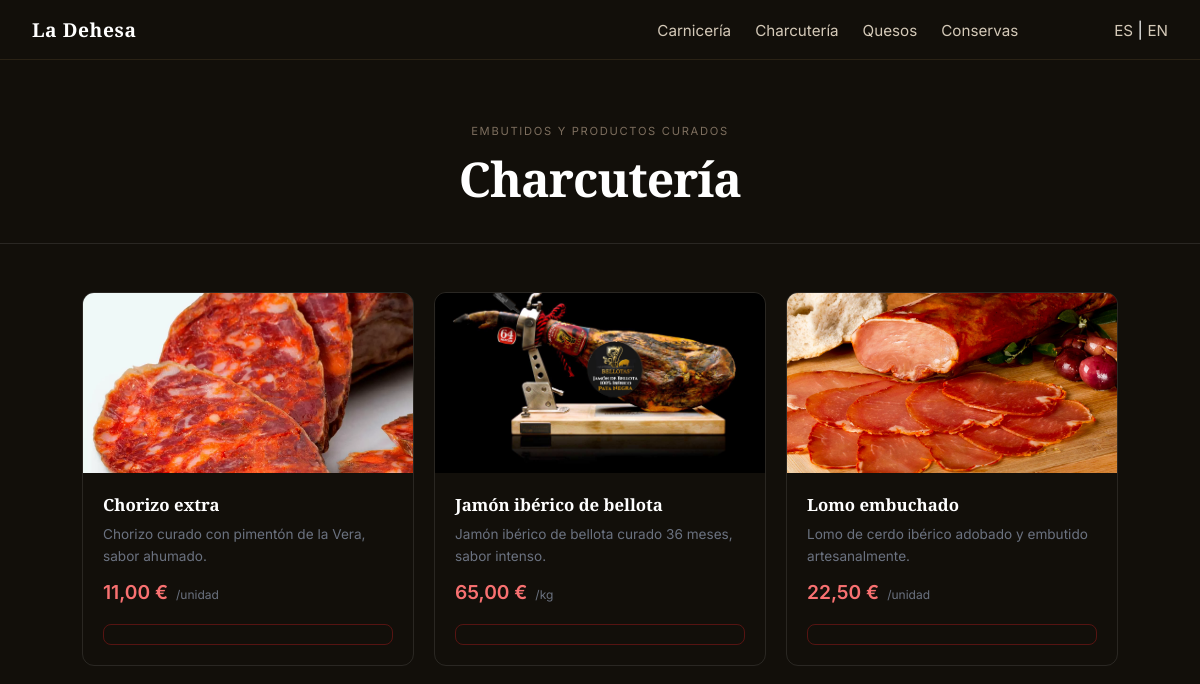
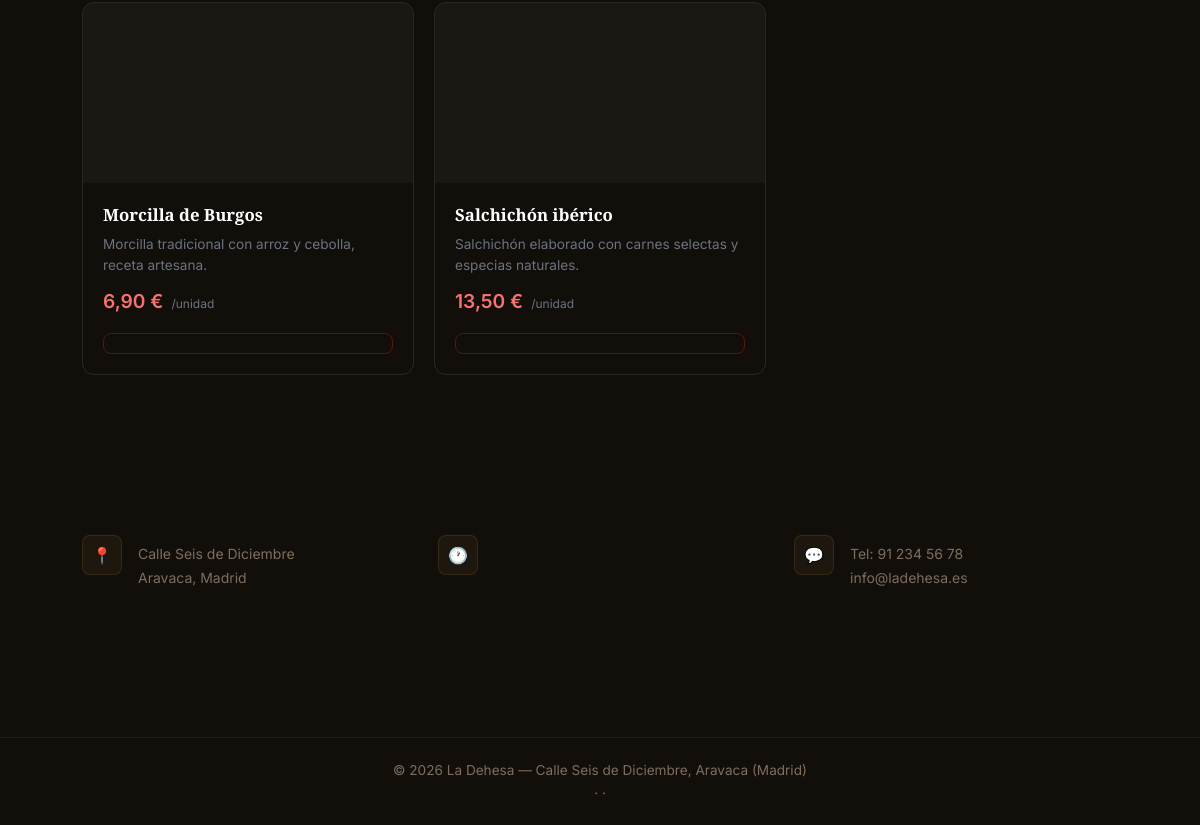
/app/views/catalogo/charcuteria.php, run on an earlier commit of the app's database (2 pictures, top to bottom).
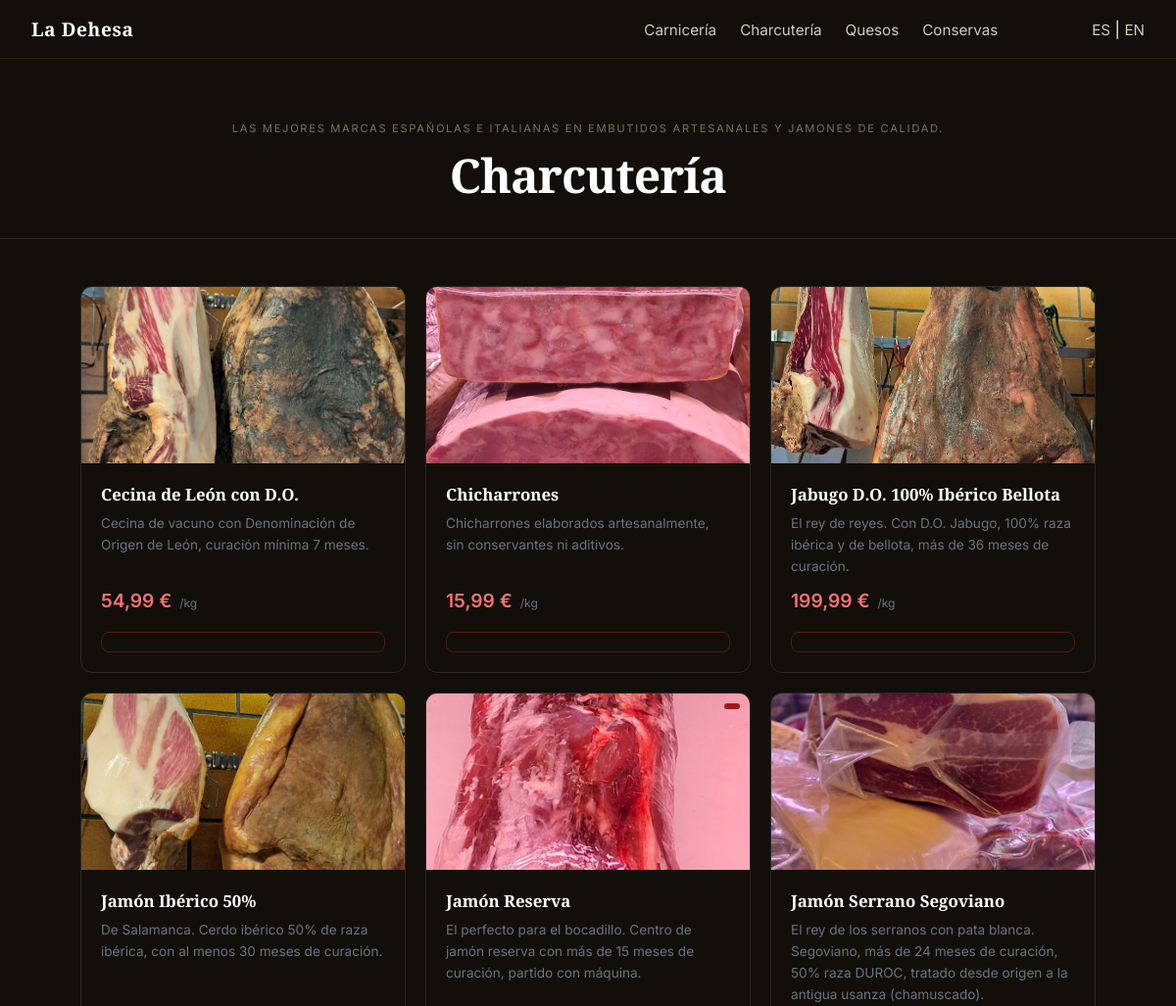
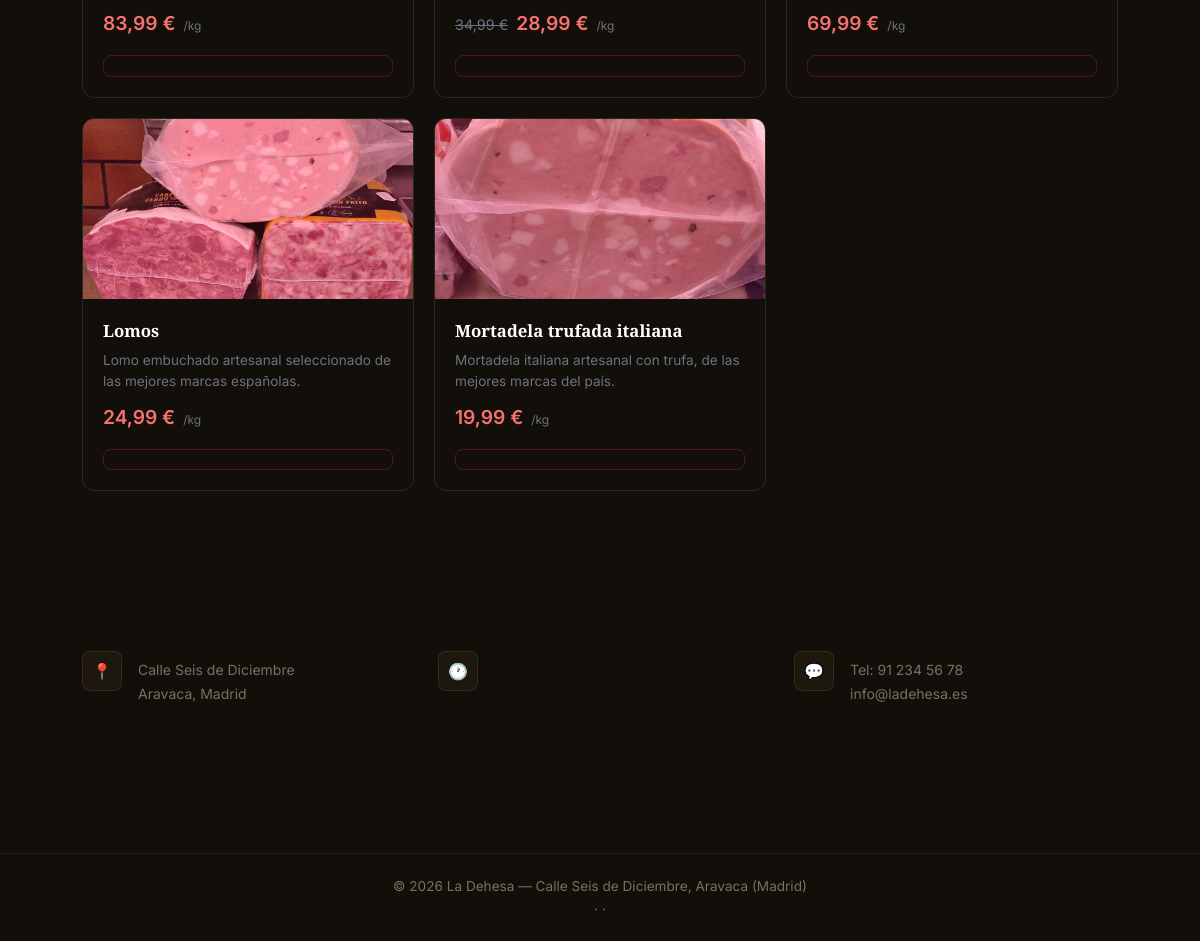
And on a later commit of the database (2 pictures, top to bottom).
### tables this page shows
CREATE TABLE secciones (
    id INT UNSIGNED AUTO_INCREMENT PRIMARY KEY,
    nombre VARCHAR(100) NOT NULL,
    slug VARCHAR(100) NOT NULL UNIQUE,
    descripcion TEXT,
    orden TINYINT UNSIGNED NOT NULL DEFAULT 0
);

CREATE TABLE productos (
    id INT UNSIGNED AUTO_INCREMENT PRIMARY KEY,
    id_seccion INT UNSIGNED NOT NULL,
    nombre VARCHAR(200) NOT NULL,
    descripcion TEXT,
    precio DECIMAL(10,2) NOT NULL,
    unidad_medida ENUM('kg','g','100g','unidad','bandeja','pack','blister') NOT NULL DEFAULT 'unidad',
    stock DECIMAL(10,3) NOT NULL DEFAULT 0,
    foto VARCHAR(255),
    disponible TINYINT(1) NOT NULL DEFAULT 1,
    created_at TIMESTAMP DEFAULT CURRENT_TIMESTAMP,
    FOREIGN KEY (id_seccion) REFERENCES secciones(id) ON DELETE CASCADE
);

CREATE TABLE promociones (
    id INT UNSIGNED AUTO_INCREMENT PRIMARY KEY,
    id_producto INT UNSIGNED NOT NULL,
    descripcion TEXT,
    precio_promocional DECIMAL(10,2) NOT NULL,
    activa TINYINT(1) NOT NULL DEFAULT 1,
    fecha_inicio DATE,
    fecha_fin DATE,
    FOREIGN KEY (id_producto) REFERENCES productos(id) ON DELETE CASCADE
);

### app/models/Producto.php (called while the page is built, shortened)
<?php
class Producto {
    public static function seccion($pdo, $slug) {
        $stmt = $pdo->prepare("SELECT * FROM secciones WHERE slug = ? LIMIT 1");
        $stmt->execute([$slug]);
        $resultado = $stmt->fetch();
        if ($resultado) {
            return $resultado;
        }
        return null;
    }
    public static function porSeccion($pdo, $idSeccion) {
        $sql = "SELECT p.*, pr.id AS id_promo, pr.precio_promocional
                FROM productos p
                LEFT JOIN promociones pr ON pr.id_producto = p.id
                    AND pr.activa = 1
                    AND CURDATE() BETWEEN pr.fecha_inicio AND pr.fecha_fin
                WHERE p.id_seccion = ? AND p.disponible = 1
                ORDER BY p.nombre";
        $stmt = $pdo->prepare($sql);
        $stmt->execute([$idSeccion]);
        return $stmt->fetchAll();
    }
}

### app/views/catalogo/charcuteria.php (the view, shortened to what this page needs)
<?php
require_once __DIR__ . '/../../../config/db.php';
require_once __DIR__ . '/../../models/Producto.php';
$slug = 'charcuteria';
$seccion = Producto::seccion($pdo, $slug);
$productos = Producto::porSeccion($pdo, $seccion['id']);
require __DIR__ . '/../layout/header.php';
?>
<link rel="stylesheet" href="/Carniceria/crm/public/css/catalogo.css">
<div class="catalogo-header">
    <p class="secciones-tag"><?= htmlspecialchars($seccion['descripcion']) ?></p>
    <h1>Charcutería</h1>
</div>
<div class="catalogo-grid">
    <?php foreach ($productos as $p): ?>
        <?php $enPromo = $p['precio_promocional'] != null; ?>
        <div class="producto-card" id="card-<?= $p['id'] ?>">
            <div class="producto-foto">
                <?php if ($p['foto']): ?>
                    <img src="/Carniceria/crm/public/img/productos/charcuteria/<?= htmlspecialchars($p['foto']) ?>"
                         alt="<?= htmlspecialchars($p['nombre']) ?>">
                <?php endif; ?>
                <?php if ($enPromo): ?>
                    <span class="badge-oferta"><?= $t['badge_oferta'] ?></span>
                <?php endif; ?>
            </div>
            <div class="producto-info">
                <h3><?= htmlspecialchars($p['nombre']) ?></h3>
                <p><?= htmlspecialchars($p['descripcion']) ?></p>
                <div class="producto-precio">
                    <?php if ($enPromo): ?>
                        <span class="precio-original"><?= number_format($p['precio'], 2, ',', '.') ?> €</span>
                        <span class="precio-actual"><?= number_format($p['precio_promocional'], 2, ',', '.') ?> €</span>
                    <?php else: ?>
                        <span class="precio-actual"><?= number_format($p['precio'], 2, ',', '.') ?> €</span>
                    <?php endif; ?>
                    <span class="precio-kg">/<?= htmlspecialchars($p['unidad_medida'] ?? 'unidad') ?></span>
                </div>
                <?php if ((float)$p['stock'] <= 0): ?>
                    <span class="badge-agotado">Agotado</span>
                <?php else: ?>
                <a href="/Carniceria/crm/app/views/auth/login.php" class="btn-carrito"><?= $t['anadir_carrito'] ?></a>
                <?php endif; ?>
            </div>
        </div>
    <?php endforeach; ?>
</div>
<?php require __DIR__ . '/../layout/footer.php'; ?>

What changed in the data, as far as the page shows it:
no longer on this page (row edited): productos: foto (picture), nombre "Chorizo extra", descripcion "Chorizo curado con pimentón de la Vera, sabor ahumado.", precio "11,00", unidad_medida "unidad"
no longer on this page (row edited): productos: foto (picture), nombre "Jamón ibérico de bellota", descripcion "Jamón ibérico de bellota curado 36 meses, sabor intenso.", precio "65,00", unidad_medida "kg"
no longer on this page (row edited): productos: foto (picture), nombre "Lomo embuchado", descripcion "Lomo de cerdo ibérico adobado y embutido artesanalmente.", precio "22,50", unidad_medida "unidad"
changed secciones: descripcion "EMBUTIDOS Y PRODUCTOS CURADOS" → "LAS MEJORES MARCAS ESPAÑOLAS E ITALIANAS EN EMBUTIDOS ARTESANALES Y JAMONES DE CALIDAD."
now on this page (row edited): productos: foto (picture), nombre "Cecina de León con D.O.", descripcion "Cecina de vacuno con Denominación de Origen de León, curación mínima 7 meses.", precio "54,99", unidad_medida "kg"
changed productos: foto: picture added; nombre "Morcilla de Burgos" → "Chicharrones"; descripcion "Morcilla tradicional con arroz y cebolla, receta artesana." → "Chicharrones elaborados artesanalmente, sin conservantes ni aditivos."; precio "6,90" → "15,99"; unidad_medida "unidad" → "kg"
now on this page (row edited): productos: foto (picture), nombre "Jabugo D.O. 100% Ibérico Bellota", descripcion "El rey de reyes. Con D.O. Jabugo, 100% raza ibérica y de bellota, más de 36 meses de curación.", precio "199,99", unidad_medida "kg"
now on this page (row edited): productos: foto (picture), nombre "Jamón Ibérico 50%", descripcion "De Salamanca. Cerdo ibérico 50% de raza ibérica, con al menos 30 meses de curación.", precio "83,99", unidad_medida "kg"
now on this page (row edited): promociones: id_producto.foto (picture), id_producto.nombre "Jamón Reserva", id_producto.descripcion "El perfecto para el bocadillo. Centro de jamón reserva con más de 15 meses de curación, partido con máquina.", id_producto.precio "34,99", precio_promocional "28,99", id_producto.unidad_medida "kg"
now on this page (row edited): productos: foto (picture), nombre "Jamón Serrano Segoviano", descripcion "El rey de los serranos con pata blanca. Segoviano, más de 24 meses de curación, 50% raza DUROC, tratado desde origen a la antigua usanza (chamuscado).", precio "69,99", unidad_medida "kg"
changed productos: foto: picture added; nombre "Salchichón ibérico" → "Lomos"; descripcion "Salchichón elaborado con carnes selectas y especias naturales." → "Lomo embuchado artesanal seleccionado de las mejores marcas españolas."; precio "13,50" → "24,99"; unidad_medida "unidad" → "kg"
now on this page (row edited): productos: foto (picture), nombre "Mortadela trufada italiana", descripcion "Mortadela italiana artesanal con trufa, de las mejores marcas del país.", precio "19,99", unidad_medida "kg"
